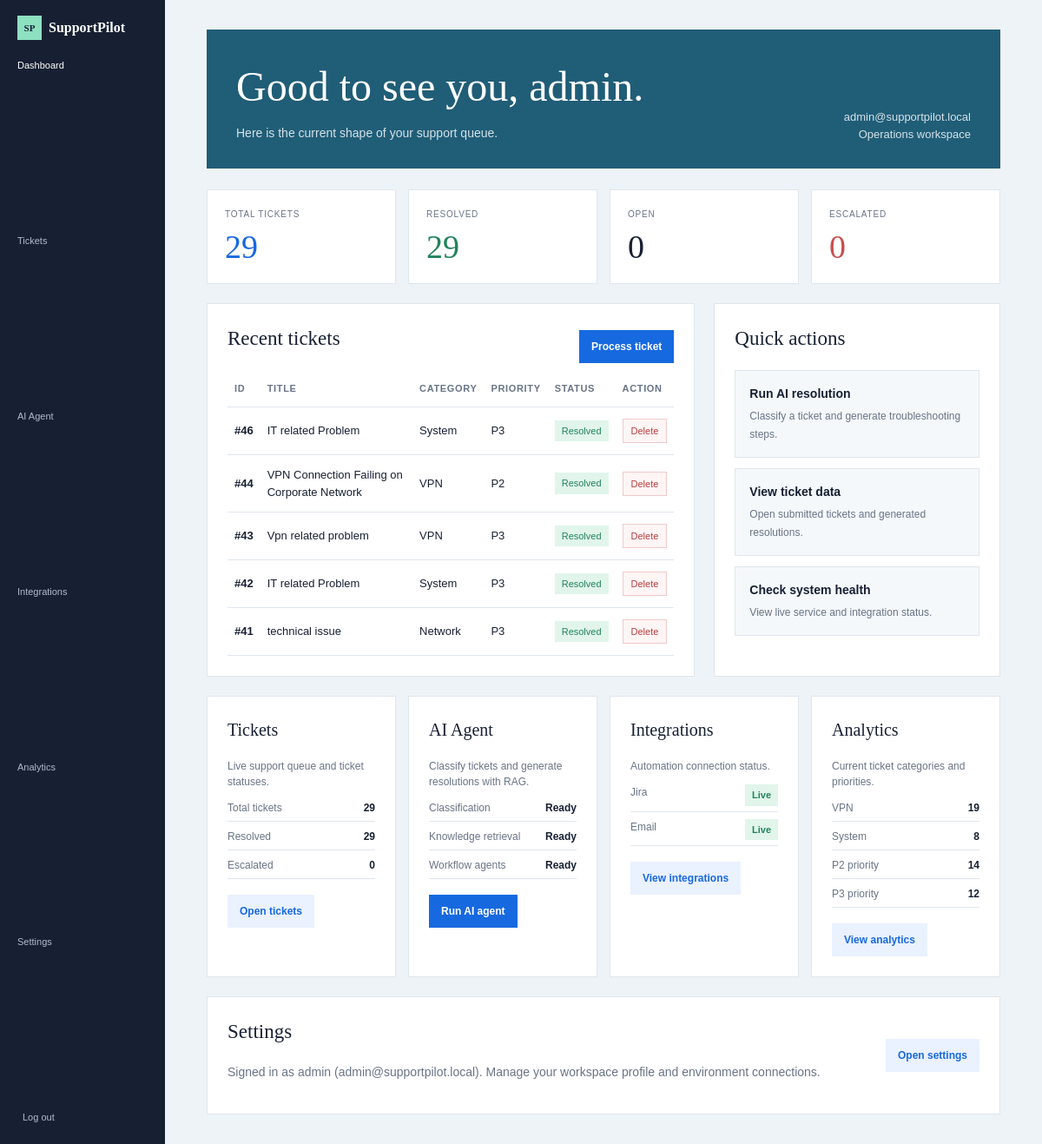
The app's page /dashboard (signed in) with its own data.
### tables this page shows
CREATE TABLE tickets (

            ticket_id INTEGER PRIMARY KEY AUTOINCREMENT,

            employee_name TEXT NOT NULL,

            email TEXT NOT NULL,

            department TEXT NOT NULL,

            title TEXT NOT NULL,

            description TEXT NOT NULL,

            category TEXT,

            severity TEXT,

            priority TEXT,

            confidence REAL,

            status TEXT DEFAULT 'Open',

            resolution TEXT,

            created_at TIMESTAMP
                DEFAULT CURRENT_TIMESTAMP
        );

### app.py (the view)
@app.route("/dashboard")
@login_required
def dashboard():
    tickets_data = get_all_tickets()
    category_counts = {}
    priority_counts = {}
    for ticket in tickets_data:
        category = ticket.get("category") or "Unclassified"
        priority = ticket.get("priority") or "Unknown"
        category_counts[category] = category_counts.get(category, 0) + 1
        priority_counts[priority] = priority_counts.get(priority, 0) + 1
    counts = {
        "total": len(tickets_data),
        "resolved": sum(
            ticket["status"] == "Resolved"
            for ticket in tickets_data
        ),
        "open": sum(ticket["status"] == "Open" for ticket in tickets_data),
        "escalated": sum(
            ticket["status"] == "Escalated"
            for ticket in tickets_data
        )
    }
    return render_template(
        "dashboard.html",
        user=session,
        tickets=tickets_data[:8],
        counts=counts,
        category_counts=sorted(
            category_counts.items(),
            key=lambda item: item[1],
            reverse=True
        ),
        priority_counts=sorted(priority_counts.items()),
        jira_configured=jira_is_configured(),
        email_configured=email_is_configured()
    )

### app.py (called while the page is built, shortened)
def login_required(view):
    @wraps(view)
    def wrapped_view(*args, **kwargs):
        return view(*args, **kwargs)
    return wrapped_view

### database.py (called while the page is built)
def get_connection():
    connection = sqlite3.connect(
        DATABASE_PATH
    )
    connection.row_factory = (
        sqlite3.Row
    )
    return connection

def get_all_tickets():
    connection = get_connection()
    cursor = connection.cursor()
    cursor.execute("""
        SELECT *
        FROM tickets
        ORDER BY ticket_id DESC
    """)
    rows = cursor.fetchall()
    connection.close()
    return [
        dict(row)
        for row in rows
    ]

### email_service.py (called while the page is built)
def email_is_configured():
    return all([
        SMTP_SERVER,
        SMTP_EMAIL,
        SMTP_PASSWORD
    ])

### jira_service.py (called while the page is built)
def jira_is_configured():
    return all([
        JIRA_URL,
        JIRA_EMAIL,
        JIRA_API_TOKEN,
        JIRA_PROJECT_KEY
    ])

### templates/dashboard.html (shortened to what this page needs)
<!doctype html>
<html lang="en">
<head>
    <link rel="stylesheet" href="{{ url_for('static', filename='css/dashboard.css') }}">
</head>
<body>
    <div class="layout">
        <aside>
            <div class="brand"><div class="mark">SP</div> SupportPilot</div>
            <nav>
                <a class="active" href="{{ url_for('dashboard') }}">Dashboard</a>
                <a href="{{ url_for('tickets') }}">Tickets</a>
                <a href="{{ url_for('agent_page') }}">AI Agent</a>
                <a href="{{ url_for('integrations') }}">Integrations</a>
                <a href="{{ url_for('analytics') }}">Analytics</a>
                <a href="{{ url_for('settings') }}">Settings</a>
            </nav>
            <a class="logout" href="{{ url_for('logout') }}">Log out</a>
        </aside>
        <main>
            <header class="top">
                <div><h1>Good to see you, {{ user.username }}.</h1><p>Here is the current shape of your support queue.</p></div>
                <div class="user">{{ user.email }}<br><span>Operations workspace</span></div>
            </header>
            <section class="stats">
                <div class="stat blue"><small>Total tickets</small><strong>{{ counts.total }}</strong></div>
                <div class="stat green"><small>Resolved</small><strong>{{ counts.resolved }}</strong></div>
                <div class="stat"><small>Open</small><strong>{{ counts.open }}</strong></div>
                <div class="stat red"><small>Escalated</small><strong>{{ counts.escalated }}</strong></div>
            </section>
            <div class="grid">
                <section class="panel">
                    <div class="panel-head"><h2>Recent tickets</h2><a class="button" href="{{ url_for('agent_page') }}">Process ticket</a></div>
                    {% if tickets %}
                    <div class="table-wrap"><table><thead><tr><th>ID</th><th>Title</th><th>Category</th><th>Priority</th><th>Status</th><th>Action</th></tr></thead><tbody>
                    {% for ticket in tickets[:5] %}<tr><td>#{{ ticket.ticket_id }}</td><td>{{ ticket.title }}</td><td>{{ ticket.category }}</td><td>{{ ticket.priority }}</td><td><span class="status {{ ticket.status }}">{{ ticket.status }}</span></td><td><form method="post" action="{{ url_for('delete_ticket_route', ticket_id=ticket.ticket_id) }}" onsubmit="return confirm('Delete this ticket permanently?');"><button class="dashboard-delete" type="submit">Delete</button></form></td></tr>{% endfor %}
                    </tbody></table></div>
                    {% else %}<div class="empty">No tickets yet. Start with the AI agent to create the first one.</div>{% endif %}
                </section>
                <section class="panel"><h2>Quick actions</h2><div class="quick"><a href="{{ url_for('agent_page') }}"><strong>Run AI resolution</strong><span>Classify a ticket and generate troubleshooting steps.</span></a><a href="{{ url_for('tickets') }}"><strong>View ticket data</strong><span>Open submitted tickets and generated resolutions.</span></a><a href="{{ url_for('system_health') }}"><strong>Check system health</strong><span>View live service and integration status.</span></a></div></section>
            </div>
            <section class="feature-grid">
                <div class="panel feature-card">
                    <h2>Tickets</h2>
                    <p>Live support queue and ticket statuses.</p>
                    <div class="feature-list">
                        <div><span>Total tickets</span><b>{{ counts.total }}</b></div>
                        <div><span>Resolved</span><b>{{ counts.resolved }}</b></div>
                        <div><span>Escalated</span><b>{{ counts.escalated }}</b></div>
                    </div>
                    <a class="button secondary" href="{{ url_for('tickets') }}">Open tickets</a>
                </div>
                <div class="panel feature-card">
                    <h2>AI Agent</h2>
                    <p>Classify tickets and generate resolutions with RAG.</p>
                    <div class="feature-list">
                        <div><span>Classification</span><b>Ready</b></div>
                        <div><span>Knowledge retrieval</span><b>Ready</b></div>
                        <div><span>Workflow agents</span><b>Ready</b></div>
                    </div>
                    <a class="button" href="{{ url_for('agent_page') }}">Run AI agent</a>
                </div>
                <div class="panel feature-card">
                    <h2>Integrations</h2>
                    <p>Automation connection status.</p>
                    <div class="feature-list">
                        <div><span>Jira</span><b class="feature-badge {{ 'on' if jira_configured else '' }}">{{ 'Live' if jira_configured else 'Demo' }}</b></div>
                        <div><span>Email</span><b class="feature-badge {{ 'on' if email_configured else '' }}">{{ 'Live' if email_configured else 'Demo' }}</b></div>
                    </div>
                    <a class="button secondary" href="{{ url_for('integrations') }}">View integrations</a>
                </div>
                <div class="panel feature-card">
                    <h2>Analytics</h2>
                    <p>Current ticket categories and priorities.</p>
                    <div class="feature-list">
                        {% for name, count in category_counts[:2] %}<div><span>{{ name }}</span><b>{{ count }}</b></div>{% else %}<div><span>No ticket data</span><b>0</b></div>{% endfor %}
                        {% for name, count in priority_counts[:2] %}<div><span>{{ name }} priority</span><b>{{ count }}</b></div>{% endfor %}
                    </div>
                    <a class="button secondary" href="{{ url_for('analytics') }}">View analytics</a>
                </div>
            </section>
            <section class="panel settings-panel">
                <div class="panel-head"><div><h2>Settings</h2><p class="settings-copy">Signed in as {{ user.username }} ({{ user.email }}). Manage your workspace profile and environment connections.</p></div><a class="button secondary" href="{{ url_for('settings') }}">Open settings</a></div>
            </section>
        </main>
    </div>
</body>
</html>

### static/css/dashboard.css (style rules this page uses)
* { box-sizing: border-box; }
:root { --ink: #172033; --muted: #697487; --line: #dfe6ee; --blue: #1769e0; --green: #20845c; --soft: #f5f8fb; --surface: #ffffff; }
body { margin: 0; color: var(--ink); background: #eef3f7; font: 14px/1.5 Arial, sans-serif; }
.layout { display: grid; grid-template-columns: 190px 1fr; min-height: 100vh; }
aside { display: flex; flex-direction: column; padding: 18px 12px; background: #172033; color: white; }
.brand { display: flex; align-items: center; gap: 8px; padding: 0 8px 18px; font: 700 16px Georgia, serif; }
.mark { display: grid; place-items: center; width: 28px; height: 28px; background: #8de0c0; color: var(--ink); font-weight: bold; font-size: 11px; }
nav { display: grid; gap: 1px; flex: 1; }
nav a, .logout { color: #afbbca; text-decoration: none; }
nav a, .logout { display: block; padding: 5px 8px; border: none; border-radius: 0; background: transparent; font-size: 11px; line-height: 1.2; }
nav a:hover, nav a.active, .logout:hover { color: white; background: transparent; }
.logout { margin-top: auto; padding-top: 6px; width: calc(100% - 12px); margin-left: 6px; }
main { width: min(1380px, 100%); padding: 34px clamp(22px, 4vw, 58px); }
.top { display: flex; justify-content: space-between; align-items: end; gap: 20px; margin-bottom: 24px; padding: 30px 34px; background: #205d77; color: white; }
h1, h2 { font-family: Georgia, serif; font-weight: normal; }
h1 { margin: 0 0 7px; font-size: clamp(30px, 4vw, 48px); }
.top p, .user { color: #d4e3e9; }
.top p { margin: 0; }
.user { text-align: right; font-size: 13px; }
.stats { display: grid; grid-template-columns: repeat(4, 1fr); gap: 14px; margin-bottom: 22px; }
.stat, .panel { border: 1px solid var(--line); background: var(--surface); }
.stat { padding: 20px; }
.stat small { display: block; color: var(--muted); text-transform: uppercase; letter-spacing: .08em; font-size: 10px; }
.stat strong { display: block; margin-top: 8px; font: 38px Georgia, serif; }
.stat.green strong { color: var(--green); }
.stat.blue strong { color: var(--blue); }
.stat.red strong { color: #c94d4d; }
.grid { display: grid; grid-template-columns: 1.45fr .85fr; gap: 22px; }
.feature-grid { display: grid; grid-template-columns: repeat(4, 1fr); gap: 14px; margin-top: 22px; }
.feature-card { min-height: 190px; }
.panel { padding: 23px; }
.settings-panel { margin-top: 22px; }
.panel-head { display: flex; justify-content: space-between; align-items: center; gap: 12px; }
h2 { margin: 0 0 18px; font-size: 23px; }
.feature-card h2 { font-size: 20px; }
.feature-card p, .settings-copy { color: var(--muted); }
.feature-card p { font-size: 12px; }
.button { display: inline-block; padding: 10px 14px; background: var(--blue); color: white; text-decoration: none; font-size: 12px; font-weight: bold; }
.button.secondary { background: #eaf1ff; color: var(--blue); }
table { width: 100%; border-collapse: collapse; }
th, td { padding: 13px 8px; border-bottom: 1px solid var(--line); text-align: left; }
th { color: var(--muted); text-transform: uppercase; letter-spacing: .06em; font-size: 11px; }
td { font-size: 13px; }
td:first-child { font-weight: bold; }
.dashboard-delete { border: 1px solid #f0caca; padding: 7px 9px; background: #fff5f5; color: #b83d3d; cursor: pointer; font-size: 11px; }
.status, .feature-badge { display: inline-block; padding: 4px 8px; background: #edf3f9; color: #536174; font-size: 11px; }
.status.Resolved, .feature-badge.on { background: #e1f5eb; color: var(--green); }
.feature-badge { background: #fff0d8; color: #99620a; }
.quick { display: grid; gap: 12px; }
.quick a { display: block; padding: 16px; border: 1px solid var(--line); color: var(--ink); text-decoration: none; background: var(--soft); }
.quick strong { display: block; margin-bottom: 4px; }
.quick span { color: var(--muted); font-size: 12px; }
.feature-list { display: grid; gap: 8px; margin: 12px 0 18px; }
.feature-list div { display: flex; justify-content: space-between; padding-bottom: 6px; border-bottom: 1px solid var(--line); font-size: 12px; }
.feature-list span { color: var(--muted); }

### records on screen
tickets: ticket_id "46", title "IT related Problem", category "System", priority "P3", status "Resolved", count "8", count "12"
tickets: ticket_id "44", title "VPN Connection Failing on Corporate Network", category "VPN", priority "P2", status "Resolved", count "19", count "14"
tickets: ticket_id "43", title "Vpn related problem", category "VPN", priority "P3", status "Resolved"
tickets: ticket_id "42", title "IT related Problem", category "System", priority "P3", status "Resolved"
tickets: ticket_id "41", title "technical issue", category "Network", priority "P3", status "Resolved"

### other values on screen
{{ user.username }} "admin"
{{ user.email }} "admin@supportpilot.local"
{{ counts.total }} "29"
{{ counts.resolved }} "29"
{{ counts.open }} "0"
{{ counts.escalated }} "0"
{{ 'Live' if jira_configured else 'Demo' }} "Live"
{{ 'Live' if email_configured else 'Demo' }} "Live"
